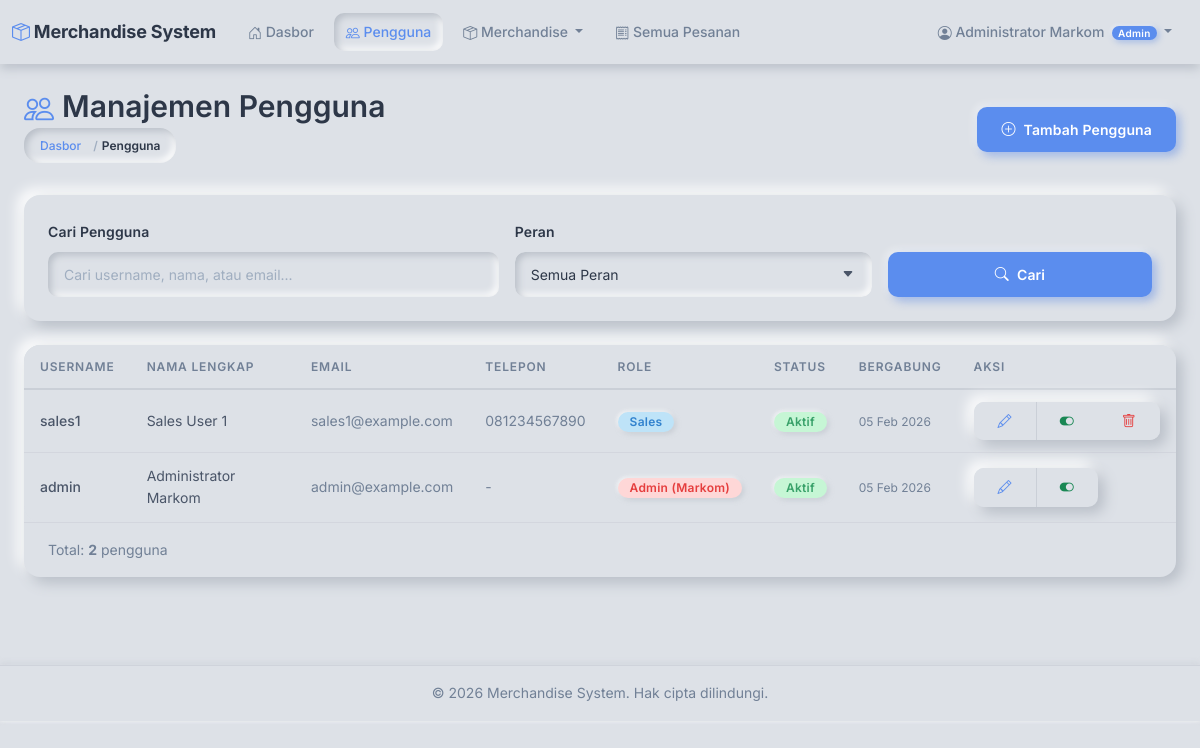
Screenshot of /accounts/users/ (signed in) with the database file from the repository.
### accounts/models.py (models this page shows, shortened)
class User(AbstractUser):
    class Role(models.TextChoices):
        ADMIN = 'ADMIN', 'Admin (Markom)'
        SALES = 'SALES', 'Sales'
    role = models.CharField(
        max_length=10,
        choices=Role.choices,
        default=Role.SALES,
        help_text='User role: ADMIN for Markom, SALES for sales team'
    )
    full_name = models.CharField(
        max_length=255,
        help_text='Full name of the user'
    )
    phone = models.CharField(
        max_length=20,
        blank=True,
        help_text='Phone number'
    )
    class Meta:
        db_table = 'users'
        verbose_name = 'User'
        verbose_name_plural = 'Users'
        ordering = ['-date_joined']
    @property
    def is_admin(self):
        return self.role == self.Role.ADMIN
    @property
    def is_sales(self):
        return self.role == self.Role.SALES

### accounts/views.py (the view)
# urls.py: path('users/', views.user_list, name='user_list'),
@admin_required
def user_list(request):
    search_query = request.GET.get('search', '')
    role_filter = request.GET.get('role', '')
    users = User.objects.all()
    if search_query:
        users = users.filter(
            Q(username__icontains=search_query) |
            Q(full_name__icontains=search_query) |
            Q(email__icontains=search_query)
        )
    if role_filter:
        users = users.filter(role=role_filter)
    context = {
        'users': users,
        'search_query': search_query,
        'role_filter': role_filter,
        'roles': User.Role.choices
    }
    return render(request, 'accounts/user_list.html', context)

### orders/context_processors.py (called while the page is built)
def cart_context(request):
    if request.user.is_authenticated and hasattr(request.user, 'is_sales') and request.user.is_sales:
        cart = Cart(request)
        return {
            'navbar_cart_total': cart.get_total_quantity(),
            'navbar_cart_unique': cart.get_total_unique(),
        }
    return {
        'navbar_cart_total': 0,
        'navbar_cart_unique': 0,
    }

### templates/accounts/user_list.html (shortened to what this page needs)
{% extends 'base.html' %}
{% block content %}
<div class="container-fluid">
    <div class="row mb-4 align-items-center">
        <div class="col">
            <h2 class="mb-1"><i class="bi bi-people me-2" style="color: var(--color-accent);"></i>Manajemen Pengguna</h2>
            <nav aria-label="breadcrumb">
                <ol class="breadcrumb">
                    <li class="breadcrumb-item"><a href="{% url 'dashboard:home' %}">Dasbor</a></li>
                    <li class="breadcrumb-item active">Pengguna</li>
                </ol>
            </nav>
        </div>
        <div class="col-12 col-md-auto mt-3 mt-md-0">
            <a href="{% url 'accounts:user_create' %}" class="btn btn-primary w-100 w-md-auto">
                <i class="bi bi-plus-circle"></i> Tambah Pengguna
            </a>
        </div>
    </div>
    <div class="card mb-4">
        <div class="card-body">
            <form method="get" class="row g-3">
                <div class="col-12 col-sm-6 col-md-5">
                    <label class="form-label fw-semibold">Cari Pengguna</label>
                    <input type="text" name="search" class="form-control"
                           placeholder="Cari username, nama, atau email..."
                           value="{{ search_query }}">
                </div>
                <div class="col-12 col-sm-6 col-md-4">
                    <label class="form-label fw-semibold">Peran</label>
                    <select name="role" class="form-select">
                        <option value="">Semua Peran</option>
                    </select>
                </div>
                <div class="col-12 col-sm-12 col-md-3 d-flex align-items-end gap-2">
                    <button type="submit" class="btn btn-primary flex-fill">
                        <i class="bi bi-search"></i> Cari
                    </button>
                </div>
            </form>
        </div>
    </div>
    <div class="card">
        <div class="card-body p-0">
            {% if users %}
            <div class="table-responsive">
                <table class="table table-hover mb-0">
                    <thead>
                        <tr>
                            <th>Username</th>
                            <th>Nama Lengkap</th>
                            <th class="d-none d-md-table-cell">Email</th>
                            <th class="d-none d-lg-table-cell">Telepon</th>
                            <th>Role</th>
                            <th>Status</th>
                            <th class="d-none d-sm-table-cell">Bergabung</th>
                            <th style="width: 160px;">Aksi</th>
                        </tr>
                    </thead>
                    <tbody>
                        {% for user_item in users %}
                        <tr>
                            <td class="fw-medium">{{ user_item.username }}</td>
                            <td>{{ user_item.full_name }}</td>
                            <td class="d-none d-md-table-cell">
                                <span class="text-muted" style="font-size: var(--text-sm);">{{ user_item.email|default:"-" }}</span>
                            </td>
                            <td class="d-none d-lg-table-cell">
                                <span class="text-muted" style="font-size: var(--text-sm);">{{ user_item.phone|default:"-" }}</span>
                            </td>
                            <td>
                                {% if user_item.role == 'ADMIN' %}
                                <span class="badge bg-danger">{{ user_item.get_role_display }}</span>
                                {% else %}
                                <span class="badge bg-info text-white">{{ user_item.get_role_display }}</span>
                                {% endif %}
                            </td>
                            <td>
                                {% if user_item.is_active %}
                                <span class="badge bg-success">Aktif</span>
                                {% else %}
                                <span class="badge bg-secondary">Nonaktif</span>
                                {% endif %}
                            </td>
                            <td class="d-none d-sm-table-cell">
                                <span style="font-size: var(--text-xs); color: var(--color-text-muted);">
                                    {{ user_item.date_joined|date:"d M Y" }}
                                </span>
                            </td>
                            <td>
                                <div class="btn-group btn-group-sm">
                                    <a href="{% url 'accounts:user_edit' user_item.pk %}"
                                       class="btn btn-outline-primary"
                                       title="Edit pengguna">
                                        <i class="bi bi-pencil"></i>
                                    </a>
                                    <a href="{% url 'accounts:user_toggle_active' user_item.pk %}"
                                       class="btn {% if user_item.is_active %}btn-outline-success{% else %}btn-outline-secondary{% endif %}"
                                       title="{% if user_item.is_active %}Nonaktifkan pengguna{% else %}Aktifkan pengguna{% endif %}">
                                        <i class="bi {% if user_item.is_active %}bi-toggle-on{% else %}bi-toggle-off{% endif %}"></i>
                                    </a>
                                    {% if user_item.pk != user.pk %}
                                    <a href="{% url 'accounts:user_delete' user_item.pk %}"
                                       class="btn btn-outline-danger"
                                       title="Hapus pengguna">
                                        <i class="bi bi-trash"></i>
                                    </a>
                                    {% endif %}
                                </div>
                            </td>
                        </tr>
                        {% endfor %}
                    </tbody>
                </table>
            </div>
            <div class="px-4 py-3 text-muted" style="font-size: var(--text-sm); border-top: 1px solid rgba(184,190,199,0.3);">
                Total: <strong>{{ users.count }}</strong> pengguna
            </div>
            {% endif %}
        </div>
    </div>
</div>
{% endblock %}

### templates/base.html (shortened to what this page needs)
<!DOCTYPE html>
<html lang="id">
<head>
    <link href="https://cdn.jsdelivr.net/npm/bootstrap@5.3.0/dist/css/bootstrap.min.css" rel="stylesheet">
    <link rel="stylesheet" href="https://cdn.jsdelivr.net/npm/bootstrap-icons@1.11.0/font/bootstrap-icons.css">
    {% load static %}
    <link rel="stylesheet" href="{% static 'css/custom.css' %}">
</head>
<body>
    {% if user.is_authenticated %}
    <nav class="navbar navbar-expand-lg">
        <div class="container-fluid">
            <a class="navbar-brand" href="{% url 'dashboard:home' %}">
                <i class="bi bi-box-seam me-1" style="color: var(--color-accent);"></i>Merchandise System
            </a>
            <div class="collapse navbar-collapse" id="navbarNav">
                <ul class="navbar-nav me-auto">
                    <li class="nav-item">
                        <a class="nav-link {% if request.resolver_match.app_name == 'dashboard' %}active{% endif %}"
                           href="{% url 'dashboard:home' %}">
                            <i class="bi bi-house-door"></i> Dasbor
                        </a>
                    </li>
                    {% if user.is_admin %}
                    <li class="nav-item">
                        <a class="nav-link {% if request.resolver_match.app_name == 'accounts' %}active{% endif %}"
                           href="{% url 'accounts:user_list' %}">
                            <i class="bi bi-people"></i> Pengguna
                        </a>
                    </li>
                    <li class="nav-item dropdown">
                        <a class="nav-link dropdown-toggle {% if request.resolver_match.app_name == 'merchandise' %}active{% endif %}"
                           href="#" id="merchandiseDropdown" role="button" data-bs-toggle="dropdown" aria-expanded="false">
                            <i class="bi bi-box-seam"></i> Merchandise
                        </a>
                    </li>
                    <li class="nav-item">
                        <a class="nav-link {% if request.resolver_match.app_name == 'orders' %}active{% endif %}"
                           href="{% url 'orders:order_list' %}">
                            <i class="bi bi-receipt"></i> Semua Pesanan
                        </a>
                    </li>
                    {% endif %}
                </ul>
                <ul class="navbar-nav">
                    <li class="nav-item dropdown">
                        <a class="nav-link dropdown-toggle" href="#" id="userDropdown"
                           role="button" data-bs-toggle="dropdown" aria-expanded="false">
                            <i class="bi bi-person-circle"></i>
                            {{ user.full_name }}
                            {% if user.is_admin %}
                                <span class="badge bg-primary ms-1 badge-role">Admin</span>
                            {% else %}
                                <span class="badge bg-secondary ms-1 badge-role">Sales</span>
                            {% endif %}
                        </a>
                    </li>
                </ul>
            </div>
        </div>
    </nav>
    {% endif %}
    <main class="{% if user.is_authenticated %}container-fluid py-4{% endif %}">
        {% block content %}{% endblock %}
    </main>
    {% if user.is_authenticated %}
    <footer>
        <div class="container-fluid">
            <p class="mb-0">&copy; {% now "Y" %} Merchandise System. Hak cipta dilindungi.</p>
        </div>
    </footer>
    {% endif %}
</body>
</html>

### rows the page displays
User: full_name "Administrator Markom", username "admin", email "admin@example.com", phone "-", role "Admin (Markom)", is_active "Aktif", date_joined "05 Feb 2026"
User: username "sales1", full_name "Sales User 1", email "sales1@example.com", phone "081234567890", role "Sales", is_active "Aktif", date_joined "05 Feb 2026"

### other values shown
{{ users.count }} "2"
